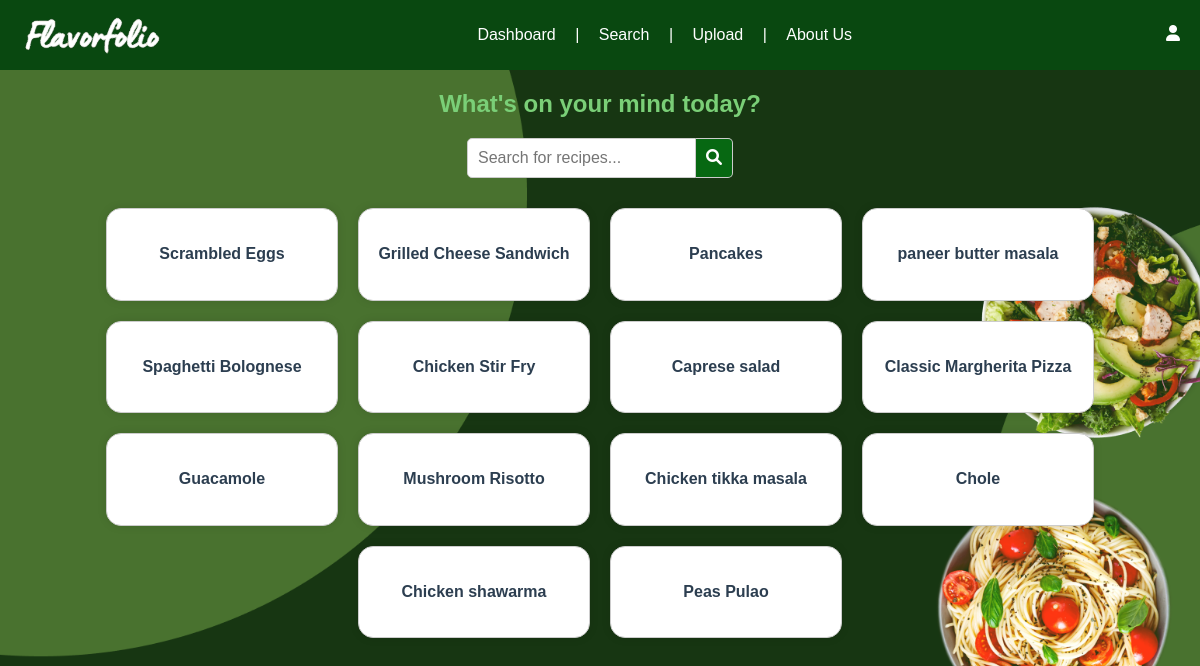
Page /search (signed in) on the committed database.
### tables this page shows
CREATE TABLE recipes (
    id INTEGER PRIMARY KEY AUTOINCREMENT,
    name TEXT NOT NULL,
    ingredients TEXT NOT NULL,
    instructions TEXT NOT NULL,
    image_url TEXT,
    user_id INTEGER NOT NULL,
    FOREIGN KEY (user_id) REFERENCES users (id)
);

### app.py (the view)
@app.route('/search', methods=['GET'])
@login_required
def search():
    query = request.args.get('query')
    db = get_db()
    if query:
        recipes = db.execute('SELECT * FROM recipes WHERE name LIKE ?', ('%' + query + '%',)).fetchall()
    else:
        recipes = db.execute('SELECT * FROM recipes').fetchall()
    return render_template('search.html', recipes=recipes)

### app.py (called while the page is built)
def get_db():
    db = sqlite3.connect('database.db')
    db.row_factory = sqlite3.Row
    return db

def login_required(f):
    @wraps(f)
    def decorated_function(*args, **kwargs):
        if 'user_id' not in session:
            return redirect(url_for('login'))
        return f(*args, **kwargs)
    return decorated_function

@app.before_request
def load_logged_in_user():
    user_id = session.get('user_id')
    if user_id is None:
        g.user = None
    else:
        db = get_db()
        g.user = db.execute('SELECT * FROM users WHERE id = ?', (user_id,)).fetchone()

### templates/search.html (shortened to what this page needs)
{% extends 'base.html' %}
{% block content %}
<h2>What's on your mind today?</h2>
<div class="search-container">
    <form method="GET" class="search-form">
        <input type="text" name="query" placeholder="Search for recipes..." required>
        <button type="submit" class="search-button">
            <i class="fas fa-search"></i>
        </button>
    </form>
</div>
<div class="recipe-grid">
    {% for recipe in recipes %}
    <div class="recipe-tile">
        <a href="{{ url_for('recipe_detail', recipe_id=recipe['id']) }}">
            <h4>{{ recipe['name'] }}</h4>
        </a>
    </div>
    {% endfor %}
</div>
{% endblock %}

### templates/base.html (shortened to what this page needs)
<!DOCTYPE html>
<html lang="en">
<head>
    <link rel="stylesheet" href="{{ url_for('static', filename='style.css') }}">
    <link rel="stylesheet" href="https://cdnjs.cloudflare.com/ajax/libs/font-awesome/6.0.0-beta3/css/all.min.css">
</head>
<body>
    <header>
        <div class="nav-container">
            <img src="/static/flavorfolio_white.png" style="max-height: 50px;" alt="Flavorfolio" class="logo">
            <nav>
                <a href="{{ url_for('dashboard') }}">Dashboard</a> |
                <a href="{{ url_for('search') }}">Search</a> |
                <a href="{{ url_for('upload') }}">Upload</a> |
                <a href="{{ url_for('about') }}">About Us</a>
            </nav>
            {% if session['username'] %}
                <div class="account-container">
                    <i class="fas fa-user" id="account-icon" style="size: 50px;"></i>
                </div>
            {% endif %}
        </div>
    </header>
    <main>
        {% block content %}{% endblock %}
    </main>
</body>
</html>

### static/style.css (style rules this page uses)
body { background-color: #ecf0f1; color: #2c3e50; font-family: 'Trebuchet MS', 'Lucida Sans Unicode', 'Lucida Grande', 'Lucida Sans', Arial, sans-serif; margin: 0; padding: 0; }
header { background-color: #dcbd21; color: white; padding: 1em 0; text-align: center; }
header h1, nav a { color: rgb(255, 255, 255); text-decoration: none; }
h2 { margin: 20px 0; text-align: center; color: #7acf77; }
header { background-color: #094810; color: white; padding: 10px 0; }
.nav-container { display: flex; justify-content: space-between; align-items: center; max-width: 1400px; margin: 0 auto; padding: 0 20px; }
.logo { height: 50px; }
nav { flex: 1; text-align: center; }
nav a { color: white; text-decoration: none; margin: 0 15px; font-size: 16px; display: inline-block; }
.account-container { position: relative; display: inline-block; }
#account-icon { height: 20px; cursor: pointer; }
.search-container { display: flex; justify-content: center; margin: 20px 0; }
.search-form { display: flex; }
.search-form input { padding: 10px; font-size: 16px; border: 1px solid #ccc; border-radius: 5px 0 0 5px; outline: none; }
.search-form button { padding: 10px; font-size: 16px; border: 1px solid #ccc; border-left: none; background-color: #076812; color: white; border-radius: 0 5px 5px 0; cursor: pointer; }
.recipe-grid { display: flex; flex-wrap: wrap; justify-content: center; }
.recipe-tile { background-color: white; border: 1px solid #ccc; border-radius: 15px; padding: 15px; margin: 10px; text-align: center; box-shadow: 0 0 10px rgba(0, 0, 0, 0.1); width: 200px; }
.recipe-tile a { text-decoration: none; color: inherit; }

### rows in the picture
recipes: name "Scrambled Eggs"
recipes: name "Grilled Cheese Sandwich"
recipes: name "Pancakes"
recipes: name "paneer butter masala"
recipes: name "Spaghetti Bolognese"
recipes: name "Chicken Stir Fry"
recipes: name "Caprese salad"
recipes: name "Classic Margherita Pizza"
recipes: name "Guacamole"
recipes: name "Mushroom Risotto"
recipes: name "Chicken tikka masala"
recipes: name "Chole"
recipes: name "Chicken shawarma"
recipes: name "Peas Pulao"
